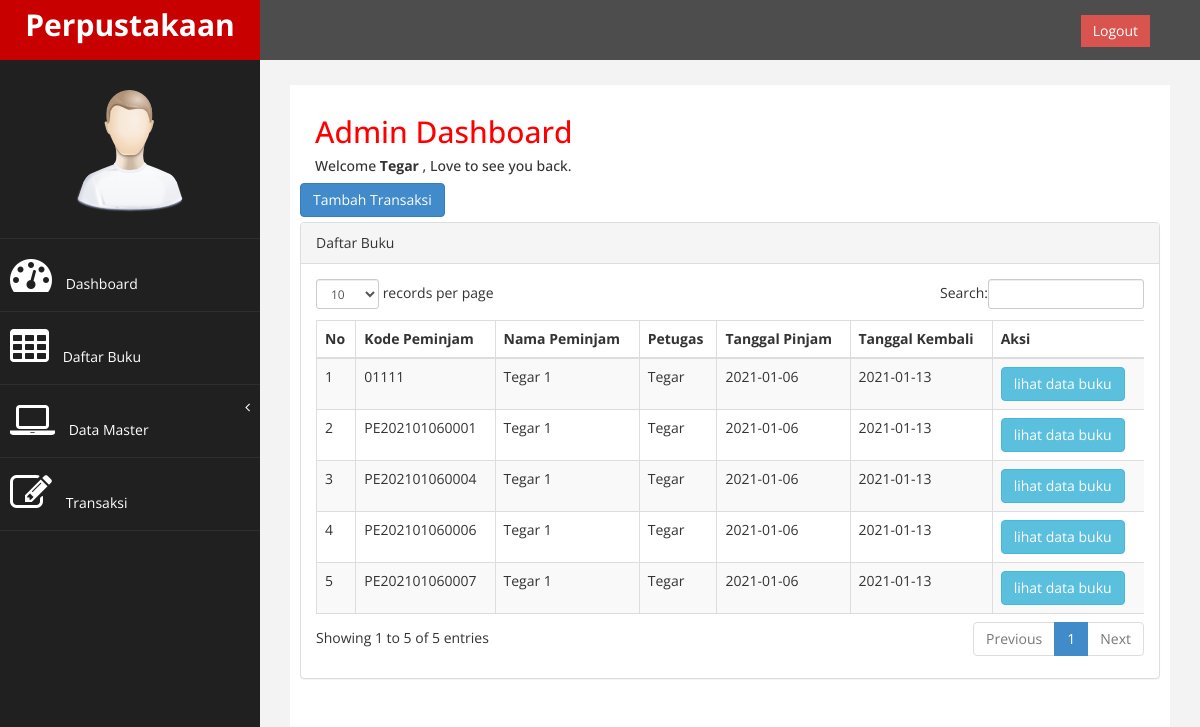
Screenshot of /index.php?page=transaksi (signed in) with the database file from the repository.
### tables this page shows
CREATE TABLE IF NOT EXISTS `transaksi` (
  `kodepinjam` varchar(25) NOT NULL,
  `tglpinjam` date NOT NULL,
  `tglkembali` date NOT NULL,
  `id_peminjam` varchar(10) NOT NULL,
  `id_petugas` varchar(10) NOT NULL
);

CREATE TABLE IF NOT EXISTS `anggota` (
  `id_peminjam` varchar(10) NOT NULL,
  `nama_peminjam` varchar(150) NOT NULL,
  `alamat` varchar(150) NOT NULL
);

### page/transaksi/transaksi.php (the view, shortened to what this page needs)
<?php
include "koneksi.php";
?>
<a href="?page=transaksi&aksi=tambahtransaksi" class="btn btn-primary" style="margin-bottom: 5px;">Tambah Transaksi</a>
<div class="row">
                <div class="col-md-12">
                    <div class="panel panel-default">
                        <div class="panel-heading">
                             Daftar Buku
                        </div>
                        <div class="panel-body">
                            <div class="table-responsive">
                                <table class="table table-striped table-bordered table-hover" id="dataTables-example">
                                    <thead>
                                        <tr>
                                            <th>No</th>
                                            <th>Kode Peminjam</th>
                                            <th>Nama Peminjam</th>
                                            <th>Petugas</th>
                                            <th>Tanggal Pinjam</th>
                                            <th>Tanggal Kembali</th>
                                            <th>Aksi</th>
                                        </tr>
                                    </thead>
                                    <tbody>
                                        <?php
                                            $no = 1;
                                            $m1=mysqli_query($koneksi, "SELECT transaksi.*, anggota.*, admin.* from transaksi, anggota, admin where anggota.id_peminjam=transaksi.id_peminjam AND admin.id_petugas=transaksi.id_petugas");
                                            while ($data = mysqli_fetch_array($m1)){;
                                        ?>
                                        <tr>
                                            <td><?php echo $no++; ?></td>
                                            <td><?php echo $data['kodepinjam'];?></td>
                                            <td><?php echo $data['nama_peminjam'];?></td>
                                            <td><?php echo $data['nama_petugas'];?></td>
                                            <td><?php echo $data['tglpinjam'];?></td>
                                            <td><?php echo $data['tglkembali'];?></td>
                                            <td>
                                                <a class="btn btn-info" href="?page=transaksi&aksi=lihatbuku&id=<?php echo $data['kodepinjam'];?>">lihat data buku</a>
                                            </td>
                                        </tr>
                                        <?php } ?>
                                    </tbody>
                                </table>
                            </div>
                        </div>
                    </div>
                </div>
            </div>

### index.php (shortened to what this page needs)
<!DOCTYPE html>
<html>
<head>
    <link href="assets/css/bootstrap.css" rel="stylesheet" />
    <link href="assets/css/font-awesome.css" rel="stylesheet" />
    <link href="assets/css/custom.css" rel="stylesheet" />
    <link href="assets/css/style.css" rel="stylesheet" />
   <link href="assets/js/dataTables/dataTables.bootstrap.css" rel="stylesheet" />
</head>
<body>
    <div id="wrapper">
        <nav class="navbar navbar-default navbar-cls-top " role="navigation" style="margin-bottom: 0">
            <div class="navbar-header">
                <a class="navbar-brand" href="index.php">Perpustakaan</a>
            </div>
  <div style="color: white;
padding: 15px 50px 5px 50px;
float: right;
font-size: 16px;"> &nbsp; <a href="logout.php" class="btn btn-danger square-btn-adjust">Logout</a> </div>
        </nav>
                <nav class="navbar-default navbar-side" role="navigation">
            <div class="sidebar-collapse">
                <ul class="nav" id="main-menu">
				<li class="text-center">
                    <img src="assets/img/find_user.png" class="user-image img-responsive"/>
					</li>
                    <li>
                        <a href="index.php"><i class="fa fa-dashboard fa-3x"></i> Dashboard</a>
                    </li>
                      <li  >
                        <a  href="?page=buku"><i class="fa fa-table fa-3x"></i> Daftar Buku</a>
                    </li>
                    <li>
                     <a href="#"><i class="fa fa-laptop fa-3x"></i> Data Master<span class="fa arrow"></span></a>
                          </li>
                        </ul>
                    <li>
                        <a  href="?page=transaksi"><i class="fa fa-edit fa-3x"></i> Transaksi </a>
                    </li>
            </div>
        </nav>
<?php
        include "koneksi.php";
                                $admin=$_SESSION['id_petugas'];
                                $sql=  mysqli_query($koneksi,"SELECT * from admin where id_petugas='$admin' ")or die (mysqli_error());
                                while($row= mysqli_fetch_array($sql)){?>
        <div id="page-wrapper" >
            <div id="page-inner">
              <div class="col-md-12">
                     <h2>Admin Dashboard</h2>
                        <h5>Welcome <b><?php echo $row['nama_petugas'];
                      }?></b> , Love to see you back. </h5>
                    </div>
                <div class="row">
                    <div class="col-md-12">
                        <?php
                          include 'halaman.php';
                            ?>
                    </div>
                </div>
            </div>
        </div>
</body>
</html>

### halaman.php (shortened to what this page needs)
<?php
if(@$_GET['page'] == 'transaksi'){
            if(@$_GET['aksi']==''){
                include 'page/transaksi/transaksi.php';
            }else if (@$_GET['aksi']=='lihatbuku'){
                include 'page/transaksi/lihatbuku.php';
            }else if(@$_GET['aksi']=='tambahtransaksi'){
                include 'page/transaksi/tambahtransaksi.php';
            }
        }
?>

### assets/css/custom.css (style rules this page uses)
body { font-family: 'Open Sans', sans-serif; }
#wrapper { width: 100%; background:#202020; }
#page-wrapper { padding: 15px 15px; min-height: 600px; background:#F3F3F3; }
#page-inner { width:100%; margin:10px 20px 10px 0px; background-color:#fff!important; padding:10px; min-height:1200px; }
.text-center { text-align:center; }
h2 { color: #f00; }
.square-btn-adjust { border: 0px solid transparent; -webkit-border-radius: 0px; -moz-border-radius: 0px; border-radius: 0px; }
.user-image { margin: 25px auto; -webkit-border-radius: 10px; -moz-border-radius: 10px; border-radius: 10px; max-height:170px; max-width:170px; }
.navbar-cls-top .navbar-brand { color: #fff; background: #C90000; width: 260px; text-align: center; height: 60px; font-size: 30px; font-weight: 700; }
.arrow { float: right; }
.fa.arrow:before { content: "\f104"; }
.sidebar-collapse , .sidebar-collapse .nav { background:none; }
.sidebar-collapse .nav { padding:0; }
.sidebar-collapse .nav > li > a { color:#fff; background:#202020; text-shadow:none; }
.sidebar-collapse > .nav > li > a { padding:15px 10px; }
.sidebar-collapse > .nav > li { border-bottom: 1px solid rgba(107, 108, 109, 0.19); }
.navbar-side { border:none; background-color: #202020; }
.navbar-cls-top { background:#4D4D4D; border-bottom:none; }
.navbar-default { border:0px solid black; }
.navbar-header { background: #A70303; }
.nav > li > a > i { margin-right:10px; }
@media (min-width:768px) { #page-wrapper { margin: 0 0 0 260px; padding: 15px 30px; min-height: 1200px; } }
@media (min-width:768px) { .navbar-side { z-index: 1; position: absolute; width: 260px; } }
@media (min-width:768px) { .navbar { border-radius: 0px; } }

### rows the page displays
transaksi: kodepinjam "01111", id_peminjam.nama_peminjam "Tegar 1", id_petugas.nama_petugas "Tegar", tglpinjam "2021-01-06", tglkembali "2021-01-13"
transaksi: kodepinjam "PE202101060001", id_peminjam.nama_peminjam "Tegar 1", id_petugas.nama_petugas "Tegar", tglpinjam "2021-01-06", tglkembali "2021-01-13"
transaksi: kodepinjam "PE202101060004", id_peminjam.nama_peminjam "Tegar 1", id_petugas.nama_petugas "Tegar", tglpinjam "2021-01-06", tglkembali "2021-01-13"
transaksi: kodepinjam "PE202101060006", id_peminjam.nama_peminjam "Tegar 1", id_petugas.nama_petugas "Tegar", tglpinjam "2021-01-06", tglkembali "2021-01-13"
transaksi: kodepinjam "PE202101060007", id_peminjam.nama_peminjam "Tegar 1", id_petugas.nama_petugas "Tegar", tglpinjam "2021-01-06", tglkembali "2021-01-13"

### other values shown
$row['nama_petugas'] "Tegar"
